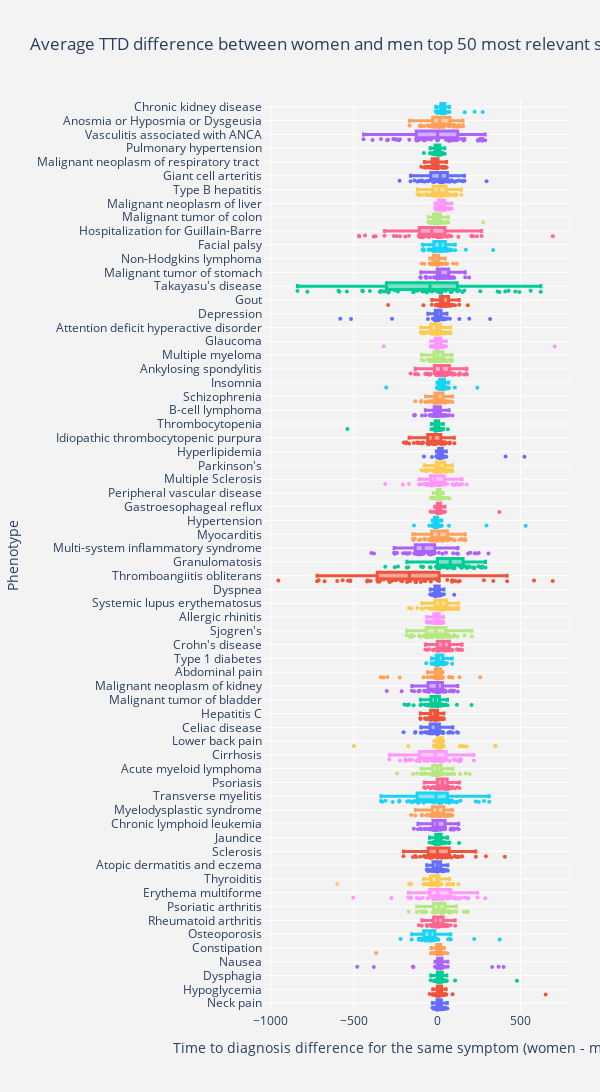

Notebook source saved alongside this figure:
### Code cell
# https://plotly.com/python/box-plots/
# NBA example

# colors = ['#00b3be', '#92453c', '#e093bf', '#da3c8c', '#43ae41', '#33519d', '#fbb97a', '#9f9cce', '#833a8e',
#           '#595454', '#0e7989', '#678a4e', '#8a1e5d', '#f7db17', '#18562a', '#f4771e', '#242466', '#e91c20']

y_data = [cohort_descriptions[cohort_descriptions.Cohort_ID == int(x)].Short.values[0] for x in TTD_results[TTD_results.lookback == 3].cohort_id]
x_data = []
hoverinfo = []

for i, ele in TTD_results.iterrows():
    if ele.lookback == 3:
        # print(i)
        x = (raw_female[i], raw_male[i])
        x_data.append(x[0] - x[1])
        tmp = []
        for j in valids[i]:
            tmp.append(concept_id_mapper[j])
        hoverinfo.append(tmp)

# colors = ['rgba(93, 164, 214, 0.5)', 'rgba(255, 144, 14, 0.5)', 'rgba(44, 160, 101, 0.5)',
#           'rgba(255, 65, 54, 0.5)', 'rgba(207, 114, 255, 0.5)', 'rgba(127, 96, 0, 0.5)']

fig = go.Figure()

for xd, yd, hover in zip(x_data, y_data, hoverinfo):
        fig.add_trace(go.Box(
            x=xd,
            name=yd,
            boxpoints='all',
            jitter=0.5,
            whiskerwidth=0.6,
            # fillcolor=cls,
            line_width=3,
            hovertext=hover,
            marker=dict(
                size=4,
            ))
        )
        
        fig.update_traces(quartilemethod="inclusive")

fig.update_layout(
    yaxis_type='category',
    width = 600,
    height = 1200,
    title='TTD difference between women and men top 50 most relevant symptoms with 3-year phenotypes, CUIMC',
    yaxis=dict(
        title='Phenotype',
        autorange=True,
        showgrid=True,
        zeroline=True,
        dtick=1,
        gridcolor='rgb(255, 255, 255)',
        gridwidth=1,
        zerolinecolor='rgb(255, 255, 255)',
        zerolinewidth=2,
    ),
    xaxis=dict(
        title='Time to diagnosis difference for the same symptom (women - men, days)'
    ),
    margin=dict(
        l=40,
        r=30,
        b=80,
        t=100,
    ),
    paper_bgcolor='rgb(243, 243, 243)',
    plot_bgcolor='rgb(243, 243, 243)',
    showlegend=False,
    # font=dict(size=20,)
)

# fig.update_yaxes(title_font_size=28)

# fig.update_layout(
#     font_family="DejaVu Sans",
#     font_color="blue",
#     title_font_family="Times New Roman",
#     title_font_color="red",
#     legend_title_font_color="green"
# )

fig.write_html("../../output/graphs/cumc_top50_lookback_3.html")

# fig.write_html("../html/prev_diff_ICD10-CM.html")
fig.show()

# fig.update_layout(xaxis_range=[-150,150])
# fig.write_html("../html/mdcd_top50_cut.html")
